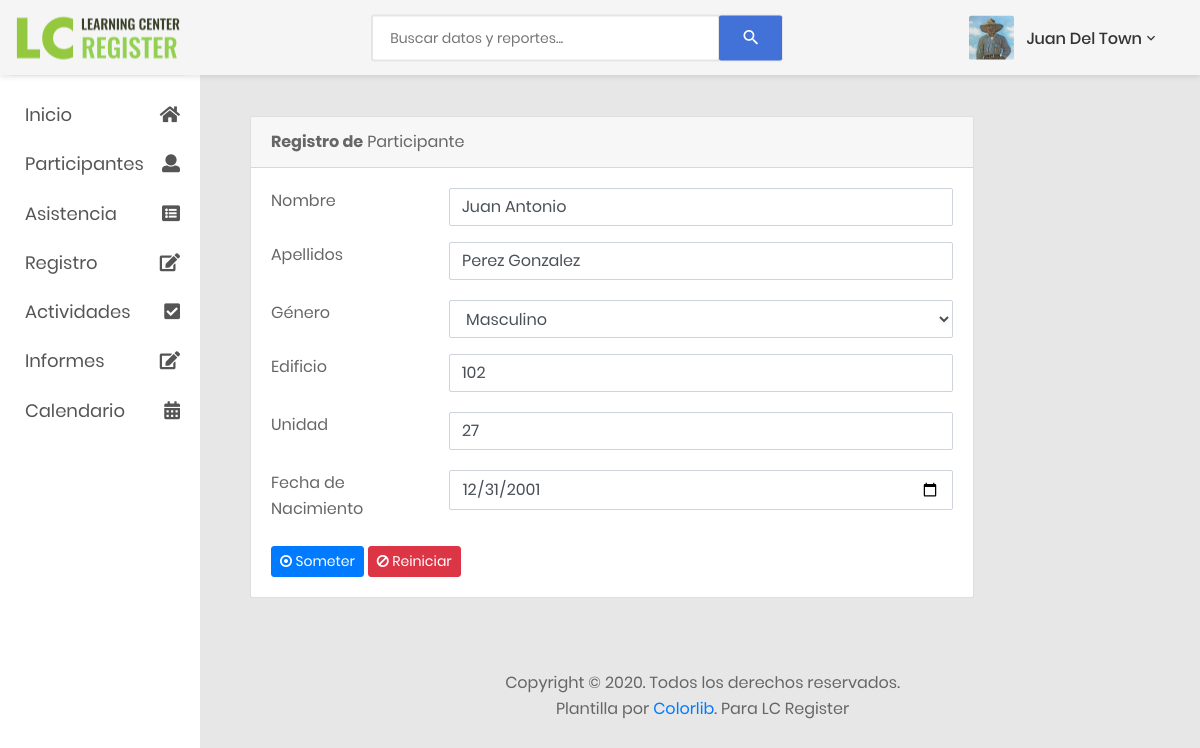
Before: /editParticipante.php?id=3 with the older database file.
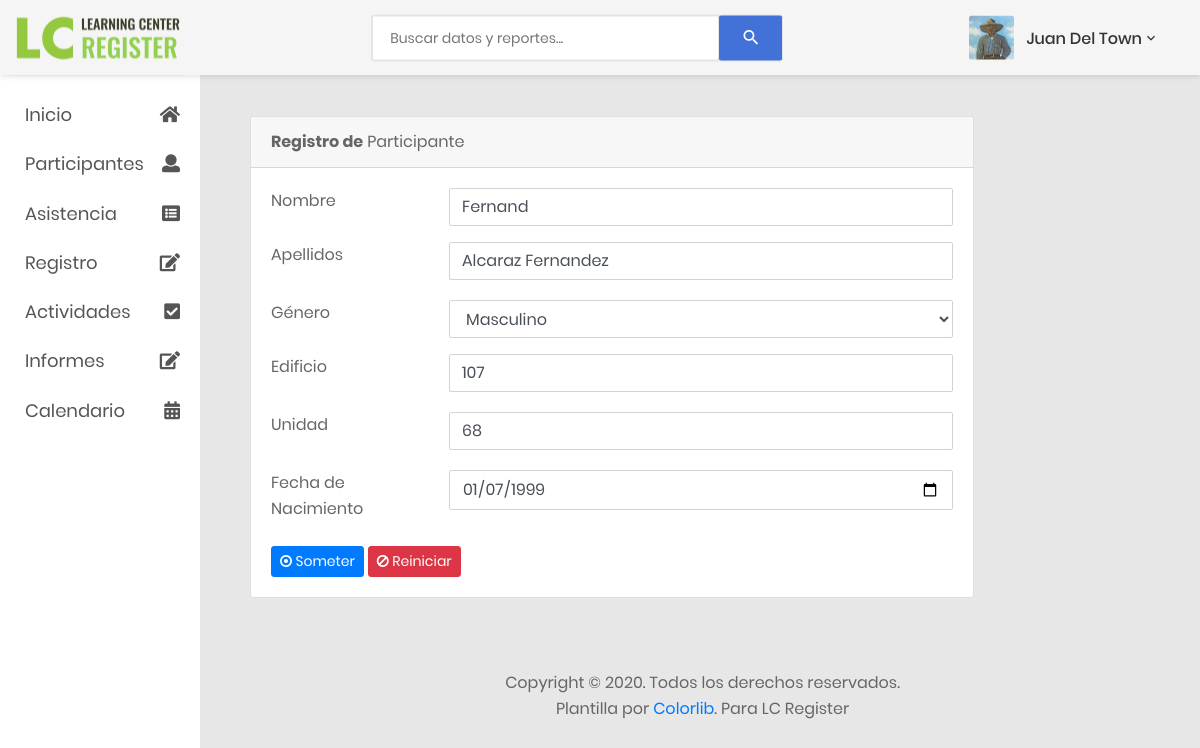
After: the same page with the newer database file.
### tables this page shows
CREATE TABLE `participantes` (
  `participanteID` int(11) NOT NULL,
  `nombre` varchar(20) NOT NULL,
  `apellidos` varchar(30) NOT NULL,
  `genero` varchar(1) NOT NULL,
  `edificio` int(8) NOT NULL,
  `unidad` int(8) NOT NULL,
  `birthday` date NOT NULL,
  `inscripcion` date NOT NULL,
  `activo` int(1) NOT NULL DEFAULT '1'
);

### editParticipante.php (the view, shortened to what the changed rows need)
<!DOCTYPE html>
<html lang="en">
<?php
    include './includes/connection.php';
    if(empty($_REQUEST['id']))
    {
        header("location: listaParticipantes.php");
    }else{
        $participanteID = $_REQUEST['id'];
    }
		$query = mysqli_query($connection,"SELECT * FROM participantes WHERE participanteID='$participanteID'");
		$data = mysqli_fetch_array($query);
?>
<head>
    <link href="css/font-face.css" rel="stylesheet" media="all">
    <link href="vendor/font-awesome-5/css/fontawesome-all.min.css" rel="stylesheet" media="all">
    <link href="vendor/font-awesome-4.7/css/font-awesome.min.css" rel="stylesheet" media="all">
    <link href="vendor/mdi-font/css/material-design-iconic-font.min.css" rel="stylesheet" media="all">
    <link href="vendor/bootstrap-4.1/bootstrap.min.css" rel="stylesheet" media="all">
    <link href="vendor/animsition/animsition.min.css" rel="stylesheet" media="all">
    <link href="vendor/bootstrap-progressbar/bootstrap-progressbar-3.3.4.min.css" rel="stylesheet" media="all">
    <link href="vendor/wow/animate.css" rel="stylesheet" media="all">
    <link href="vendor/css-hamburgers/hamburgers.min.css" rel="stylesheet" media="all">
    <link href="vendor/slick/slick.css" rel="stylesheet" media="all">
    <link href="vendor/select2/select2.min.css" rel="stylesheet" media="all">
    <link href="vendor/perfect-scrollbar/perfect-scrollbar.css" rel="stylesheet" media="all">
    <link href="css/theme.css" rel="stylesheet" media="all">
</head>
<body class="animsition">
    <div class="page-wrapper">
        <div class="page-container">
            <?php
	            include './includes/header.php';
            ?>
            <div class="main-content">
                <div class="section__content section__content--p30">
                    <div class="container-fluid">
                        <div class="row">
                            <div class="col-lg-10">
                            <div class="card">
                                    <div class="card-body card-block">
                                        <form action="" method="post">
                                            <div class="row form-group">
                                                <div class="col-12 col-md-9">
                                                    <input class="form-control" type="text" id="nombre" value="<?php echo $data["nombre"] ?>" name="nombre">
                                                </div>
                                            </div>
                                            <div class="row form-group">
                                                <div class="col-12 col-md-9">
                                                    <input class="form-control" type="text" id="apellidos" value="<?php echo $data["apellidos"] ?>" name="apellidos">
                                                </div>
                                            </div>
                                            <div class="row form-group" >
                                                <div class="col-12 col-md-9">
                                                        <select name="genero" id="genero" class="form-control"   name="genero">
                                                            <?php if($data["genero"]=='F') { ?>
                                                            <option value="F">Femenino</option>
                                                            <option value="M">Masculino</option>
                                                            <?php }else{?>
                                                                <option value="M">Masculino</option>
                                                            <?php }?>
                                                        </select>
                                                </div>
                                            </div>
                                            <div class="row form-group">
                                                <div class="col-12 col-md-9">
                                                    <input class="form-control" type="number" id="edificio" value="<?php echo $data["edificio"] ?>" name="edificio" min="101" max="111">
                                                </div>
                                            </div>
                                            <div class="row form-group">
                                                <div class="col-12 col-md-9">
                                                    <input class="form-control" type="number" id="unidad" value="<?php echo $data["unidad"] ?>" name="unidad" min="1" max="100">
                                                </div>
                                            </div>
                                            <div class="row form-group">
                                                <div class="col-12 col-md-9">
                                                    <input class="form-control" type="date" id="birthday" value="<?php echo $data["birthday"] ?>" name="birthday">
                                                </div>
                                            </div>
                                        </form>
                                    </div>
                                </div>
                            </div>
                        </div>
                    </div>
                </div>
            <?php
                include './includes/footer.php';
            ?>
        </div>
    </div>
</body>
</html>

Changed rows visible on the page:
changed participantes "Masculino": nombre "Juan Antonio" → "Fernand"; apellidos "Perez Gonzalez" → "Alcaraz Fernandez"; edificio "102" → "107"; unidad "27" → "68"; birthday "12/31/2001" → "01/07/1999"
